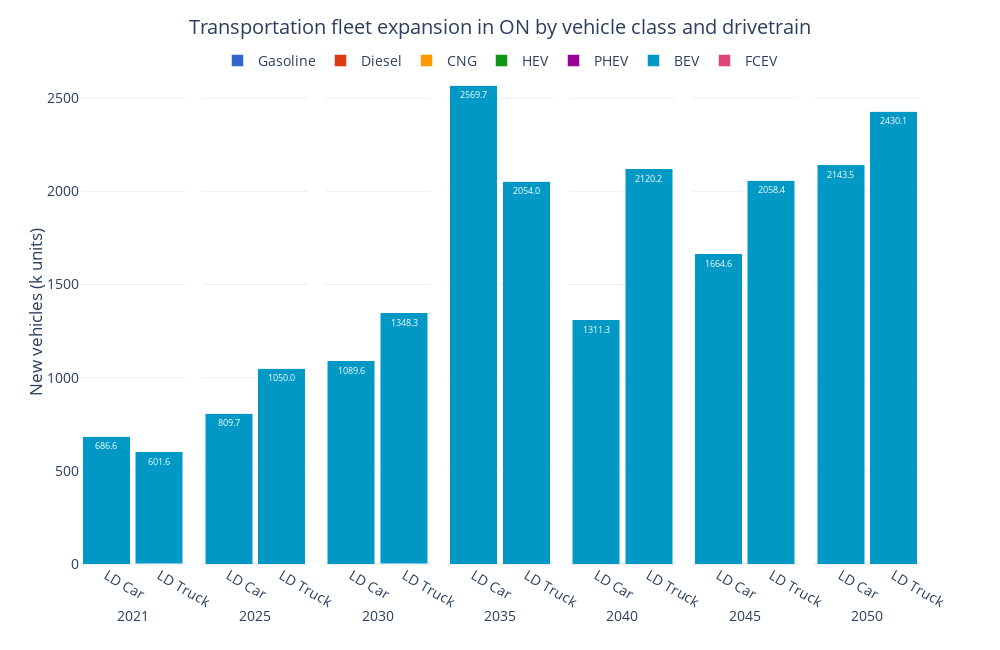

The notebook cell this image was saved under:
### Code cell
ref_fig = ref_trnnewcap[ref_trnnewcap['Vehicle Class'].isin(['LD Car', 'LD Truck'])][['Period', 'Vehicle Class', 'New Capacity', 'Carrier']].groupby(['Period', 'Vehicle Class', 'Carrier'], as_index=False).sum()
ref_fig['New Capacity (M units)'] = ref_fig['New Capacity']/1E3

ref_fig['Carrier'] = pd.Categorical(ref_fig['Carrier'], categories=drivetrain_order, ordered=True)
ref_fig = ref_fig.sort_values(['Carrier', 'Period'])

fig = px.bar(ref_fig, 
             x='Vehicle Class', 
             y='New Capacity', 
             color='Carrier', 
             barmode='stack', 
             facet_col='Period',
             facet_col_spacing=2E-2,
             template='plotly_white',
             color_discrete_sequence=px.colors.qualitative.G10[:7] + px.colors.qualitative.G10[8:],
             text_auto='.1f',
             width=1000, height=650,
             )

fig.update_layout(title=dict(
        text='Transportation fleet expansion in ON by vehicle class and drivetrain',
        x=0.5, 
        y=0.97,
        xanchor='center',
        yanchor='top'
    ),
    xaxis=dict(title='Period'),
    yaxis=dict(title='New vehicles (k units)',
               dtick=500),
    yaxis_title_standoff=0,
    legend_title_text='',
    bargap=0.1,
    legend=dict(
        orientation='h',  
        yanchor='top',
        y=1.03,  
        xanchor='center',
        x=0.5),
    font=dict(
        # family="Open Sans",
        size=14)
    )

for annotation in fig.layout.annotations:
    annotation.text = annotation.text.split('=')[1]
    annotation.y = -0.08  
    annotation.yanchor = 'top' 

for axis in fig.layout:
    if axis.startswith('xaxis'):
        fig.layout[axis].title.text = ''

fig.for_each_trace(lambda trace: trace.update(textfont=dict(size=9)))

fig.show()

### Figure 1 — Plotly figure (JSON) as saved in the notebook; plotly's stock layout.template omitted (floating-point values rounded to 4 significant figures)
{"data": [{"hovertemplate": "Carrier=Gasoline<br>Period=2021<br>Vehicle Class=%{x}<br>New Capacity=%{y}<extra></extra>", "legendgroup": "Gasoline", "marker": {"color": "#3366CC", "pattern": {"shape": ""}}, "name": "Gasoline", "orientation": "v", "showlegend": true, "textfont": {"size": 9}, "textposition": "auto", "texttemplate": "%{y:.1f}", "type": "bar", "x": ["LD Car", "LD Truck"], "xaxis": "x", "y": [0.001628, 0.004422], "yaxis": "y"}, {"hovertemplate": "Carrier=Gasoline<br>Period=2025<br>Vehicle Class=%{x}<br>New Capacity=%{y}<extra></extra>", "legendgroup": "Gasoline", "marker": {"color": "#3366CC", "pattern": {"shape": ""}}, "name": "Gasoline", "orientation": "v", "showlegend": false, "textfont": {"size": 9}, "textposition": "auto", "texttemplate": "%{y:.1f}", "type": "bar", "x": ["LD Car", "LD Truck"], "xaxis": "x2", "y": [0.001411, 0.003318], "yaxis": "y2"}, {"hovertemplate": "Carrier=Gasoline<br>Period=2030<br>Vehicle Class=%{x}<br>New Capacity=%{y}<extra></extra>", "legendgroup": "Gasoline", "marker": {"color": "#3366CC", "pattern": {"shape": ""}}, "name": "Gasoline", "orientation": "v", "showlegend": false, "textfont": {"size": 9}, "textposition": "auto", "texttemplate": "%{y:.1f}", "type": "bar", "x": ["LD Car", "LD Truck"], "xaxis": "x3", "y": [0.001322, 0.003469], "yaxis": "y3"}, {"hovertemplate": "Carrier=Gasoline<br>Period=2035<br>Vehicle Class=%{x}<br>New Capacity=%{y}<extra></extra>", "legendgroup": "Gasoline", "marker": {"color": "#3366CC", "pattern": {"shape": ""}}, "name": "Gasoline", "orientation": "v", "showlegend": false, "textfont": {"size": 9}, "textposition": "auto", "texttemplate": "%{y:.1f}", "type": "bar", "x": ["LD Car", "LD Truck"], "xaxis": "x4", "y": [0.001106, 0.00288], "yaxis": "y4"}, {"hovertemplate": "Carrier=Gasoline<br>Period=2040<br>Vehicle Class=%{x}<br>New Capacity=%{y}<extra></extra>", "legendgroup": "Gasoline", "marker": {"color": "#3366CC", "pattern": {"shape": ""}}, "name": "Gasoline", "orientation": "v", "showlegend": false, "textfont": {"size": 9}, "textposition": "auto", "texttemplate": "%{y:.1f}", "type": "bar", "x": ["LD Car", "LD Truck"], "xaxis": "x5", "y": [0.00117, 0.002598], "yaxis": "y5"}, {"hovertemplate": "Carrier=Gasoline<br>Period=2045<br>Vehicle Class=%{x}<br>New Capacity=%{y}<extra></extra>", "legendgroup": "Gasoline", "marker": {"color": "#3366CC", "pattern": {"shape": ""}}, "name": "Gasoline", "orientation": "v", "showlegend": false, "textfont": {"size": 9}, "textposition": "auto", "texttemplate": "%{y:.1f}", "type": "bar", "x": ["LD Car", "LD Truck"], "xaxis": "x6", "y": [0.001264, 0.003146], "yaxis": "y6"}, {"hovertemplate": "Carrier=Gasoline<br>Period=2050<br>Vehicle Class=%{x}<br>New Capacity=%{y}<extra></extra>", "legendgroup": "Gasoline", "marker": {"color": "#3366CC", "pattern": {"shape": ""}}, "name": "Gasoline", "orientation": "v", "showlegend": false, "textfont": {"size": 9}, "textposition": "auto", "texttemplate": "%{y:.1f}", "type": "bar", "x": ["LD Car", "LD Truck"], "xaxis": "x7", "y": [0.001303, 0.002734], "yaxis": "y7"}, {"hovertemplate": "Carrier=Diesel<br>Period=2021<br>Vehicle Class=%{x}<br>New Capacity=%{y}<extra></extra>", "legendgroup": "Diesel", "marker": {"color": "#DC3912", "pattern": {"shape": ""}}, "name": "Diesel", "orientation": "v", "showlegend": true, "textfont": {"size": 9}, "textposition": "auto", "texttemplate": "%{y:.1f}", "type": "bar", "x": ["LD Car", "LD Truck"], "xaxis": "x", "y": [0.001633, 0.006313], "yaxis": "y"}, {"hovertemplate": "Carrier=Diesel<br>Period=2025<br>Vehicle Class=%{x}<br>New Capacity=%{y}<extra></extra>", "legendgroup": "Diesel", "marker": {"color": "#DC3912", "pattern": {"shape": ""}}, "name": "Diesel", "orientation": "v", "showlegend": false, "textfont": {"size": 9}, "textposition": "auto", "texttemplate": "%{y:.1f}", "type": "bar", "x": ["LD Car", "LD Truck"], "xaxis": "x2", "y": [0.001266, 0.004265], "yaxis": "y2"}, {"hovertemplate": "Carrier=Diesel<br>Period=2030<br>Vehicle Class=%{x}<br>New Capacity=%{y}<extra></extra>", "legendgroup": "Diesel", "marker": {"color": "#DC3912", "pattern": {"shape": ""}}, "name": "Diesel", "orientation": "v", "showlegend": false, "textfont": {"size": 9}, "textposition": "auto", "texttemplate": "%{y:.1f}", "type": "bar", "x": ["LD Car", "LD Truck"], "xaxis": "x3", "y": [0.001257, 0.004479], "yaxis": "y3"}, {"hovertemplate": "Carrier=Diesel<br>Period=2035<br>Vehicle Class=%{x}<br>New Capacity=%{y}<extra></extra>", "legendgroup": "Diesel", "marker": {"color": "#DC3912", "pattern": {"shape": ""}}, "name": "Diesel", "orientation": "v", "showlegend": false, "textfont": {"size": 9}, "textposition": "auto", "texttemplate": "%{y:.1f}", "type": "bar", "x": ["LD Car", "LD Truck"], "xaxis": "x4", "y": [0.001106, 0.003939], "yaxis": "y4"}, {"hovertemplate": "Carrier=Diesel<br>Period=2040<br>Vehicle Class=%{x}<br>New Capacity=%{y}<extra></extra>", "legendgroup": "Diesel", "marker": {"color": "#DC3912", "pattern": {"shape": ""}}, "name": "Diesel", "orientation": "v", "showlegend": false, "textfont": {"size": 9}, "textposition": "auto", "texttemplate": "%{y:.1f}", "type": "bar", "x": ["LD Car", "LD Truck"], "xaxis": "x5", "y": [0.001148, 0.003287], "yaxis": "y5"}, {"hovertemplate": "Carrier=Diesel<br>Period=2045<br>Vehicle Class=%{x}<br>New Capacity=%{y}<extra></extra>", "legendgroup": "Diesel", "marker": {"color": "#DC3912", "pattern": {"shape": ""}}, "name": "Diesel", "orientation": "v", "showlegend": false, "textfont": {"size": 9}, "textposition": "auto", "texttemplate": "%{y:.1f}", "type": "bar", "x": ["LD Car", "LD Truck"], "xaxis": "x6", "y": [0.001149, 0.003699], "yaxis": "y6"}, {"hovertemplate": "Carrier=Diesel<br>Period=2050<br>Vehicle Class=%{x}<br>New Capacity=%{y}<extra></extra>", "legendgroup": "Diesel", "marker": {"color": "#DC3912", "pattern": {"shape": ""}}, "name": "Diesel", "orientation": "v", "showlegend": false, "textfont": {"size": 9}, "textposition": "auto", "texttemplate": "%{y:.1f}", "type": "bar", "x": ["LD Car", "LD Truck"], "xaxis": "x7", "y": [0.001228, 0.003018], "yaxis": "y7"}, {"hovertemplate": "Carrier=CNG<br>Period=2021<br>Vehicle Class=%{x}<br>New Capacity=%{y}<extra></extra>", "legendgroup": "CNG", "marker": {"color": "#FF9900", "pattern": {"shape": ""}}, "name": "CNG", "orientation": "v", "showlegend": true, "textfont": {"size": 9}, "textposition": "auto", "texttemplate": "%{y:.1f}", "type": "bar", "x": ["LD Car", "LD Truck"], "xaxis": "x", "y": [0.0014, 0.005008], "yaxis": "y"}, {"hovertemplate": "Carrier=CNG<br>Period=2025<br>Vehicle Class=%{x}<br>New Capacity=%{y}<extra></extra>", "legendgroup": "CNG", "marker": {"color": "#FF9900", "pattern": {"shape": ""}}, "name": "CNG", "orientation": "v", "showlegend": false, "textfont": {"size": 9}, "textposition": "auto", "texttemplate": "%{y:.1f}", "type": "bar", "x": ["LD Car", "LD Truck"], "xaxis": "x2", "y": [0.00113, 0.003954], "yaxis": "y2"}, {"hovertemplate": "Carrier=CNG<br>Period=2030<br>Vehicle Class=%{x}<br>New Capacity=%{y}<extra></extra>", "legendgroup": "CNG", "marker": {"color": "#FF9900", "pattern": {"shape": ""}}, "name": "CNG", "orientation": "v", "showlegend": false, "textfont": {"size": 9}, "textposition": "auto", "texttemplate": "%{y:.1f}", "type": "bar", "x": ["LD Car", "LD Truck"], "xaxis": "x3", "y": [0.001203, 0.004484], "yaxis": "y3"}, {"hovertemplate": "Carrier=CNG<br>Period=2035<br>Vehicle Class=%{x}<br>New Capacity=%{y}<extra></extra>", "legendgroup": "CNG", "marker": {"color": "#FF9900", "pattern": {"shape": ""}}, "name": "CNG", "orientation": "v", "showlegend": false, "textfont": {"size": 9}, "textposition": "auto", "texttemplate": "%{y:.1f}", "type": "bar", "x": ["LD Car", "LD Truck"], "xaxis": "x4", "y": [0.001105, 0.004148], "yaxis": "y4"}, {"hovertemplate": "Carrier=CNG<br>Period=2040<br>Vehicle Class=%{x}<br>New Capacity=%{y}<extra></extra>", "legendgroup": "CNG", "marker": {"color": "#FF9900", "pattern": {"shape": ""}}, "name": "CNG", "orientation": "v", "showlegend": false, "textfont": {"size": 9}, "textposition": "auto", "texttemplate": "%{y:.1f}", "type": "bar", "x": ["LD Car", "LD Truck"], "xaxis": "x5", "y": [0.001176, 0.00358], "yaxis": "y5"}, {"hovertemplate": "Carrier=CNG<br>Period=2045<br>Vehicle Class=%{x}<br>New Capacity=%{y}<extra></extra>", "legendgroup": "CNG", "marker": {"color": "#FF9900", "pattern": {"shape": ""}}, "name": "CNG", "orientation": "v", "showlegend": false, "textfont": {"size": 9}, "textposition": "auto", "texttemplate": "%{y:.1f}", "type": "bar", "x": ["LD Car", "LD Truck"], "xaxis": "x6", "y": [0.001157, 0.003967], "yaxis": "y6"}, {"hovertemplate": "Carrier=CNG<br>Period=2050<br>Vehicle Class=%{x}<br>New Capacity=%{y}<extra></extra>", "legendgroup": "CNG", "marker": {"color": "#FF9900", "pattern": {"shape": ""}}, "name": "CNG", "orientation": "v", "showlegend": false, "textfont": {"size": 9}, "textposition": "auto", "texttemplate": "%{y:.1f}", "type": "bar", "x": ["LD Car", "LD Truck"], "xaxis": "x7", "y": [0.001274, 0.00342], "yaxis": "y7"}, {"hovertemplate": "Carrier=HEV<br>Period=2021<br>Vehicle Class=%{x}<br>New Capacity=%{y}<extra></extra>", "legendgroup": "HEV", "marker": {"color": "#109618", "pattern": {"shape": ""}}, "name": "HEV", "orientation": "v", "showlegend": true, "textfont": {"size": 9}, "textposition": "auto", "texttemplate": "%{y:.1f}", "type": "bar", "x": ["LD Car", "LD Truck"], "xaxis": "x", "y": [0.003093, 0.01014], "yaxis": "y"}, {"hovertemplate": "Carrier=HEV<br>Period=2025<br>Vehicle Class=%{x}<br>New Capacity=%{y}<extra></extra>", "legendgroup": "HEV", "marker": {"color": "#109618", "pattern": {"shape": ""}}, "name": "HEV", "orientation": "v", "showlegend": false, "textfont": {"size": 9}, "textposition": "auto", "texttemplate": "%{y:.1f}", "type": "bar", "x": ["LD Car", "LD Truck"], "xaxis": "x2", "y": [0.002337, 0.005581], "yaxis": "y2"}, {"hovertemplate": "Carrier=HEV<br>Period=2030<br>Vehicle Class=%{x}<br>New Capacity=%{y}<extra></extra>", "legendgroup": "HEV", "marker": {"color": "#109618", "pattern": {"shape": ""}}, "name": "HEV", "orientation": "v", "showlegend": false, "textfont": {"size": 9}, "textposition": "auto", "texttemplate": "%{y:.1f}", "type": "bar", "x": ["LD Car", "LD Truck"], "xaxis": "x3", "y": [0.002199, 0.006104], "yaxis": "y3"}, {"hovertemplate": "Carrier=HEV<br>Period=2035<br>Vehicle Class=%{x}<br>New Capacity=%{y}<extra></extra>", "legendgroup": "HEV", "marker": {"color": "#109618", "pattern": {"shape": ""}}, "name": "HEV", "orientation": "v", "showlegend": false, "textfont": {"size": 9}, "textposition": "auto", "texttemplate": "%{y:.1f}", "type": "bar", "x": ["LD Car", "LD Truck"], "xaxis": "x4", "y": [0.00188, 0.005055], "yaxis": "y4"}, {"hovertemplate": "Carrier=HEV<br>Period=2040<br>Vehicle Class=%{x}<br>New Capacity=%{y}<extra></extra>", "legendgroup": "HEV", "marker": {"color": "#109618", "pattern": {"shape": ""}}, "name": "HEV", "orientation": "v", "showlegend": false, "textfont": {"size": 9}, "textposition": "auto", "texttemplate": "%{y:.1f}", "type": "bar", "x": ["LD Car", "LD Truck"], "xaxis": "x5", "y": [0.00196, 0.004665], "yaxis": "y5"}, {"hovertemplate": "Carrier=HEV<br>Period=2045<br>Vehicle Class=%{x}<br>New Capacity=%{y}<extra></extra>", "legendgroup": "HEV", "marker": {"color": "#109618", "pattern": {"shape": ""}}, "name": "HEV", "orientation": "v", "showlegend": false, "textfont": {"size": 9}, "textposition": "auto", "texttemplate": "%{y:.1f}", "type": "bar", "x": ["LD Car", "LD Truck"], "xaxis": "x6", "y": [0.002257, 0.006278], "yaxis": "y6"}, {"hovertemplate": "Carrier=HEV<br>Period=2050<br>Vehicle Class=%{x}<br>New Capacity=%{y}<extra></extra>", "legendgroup": "HEV", "marker": {"color": "#109618", "pattern": {"shape": ""}}, "name": "HEV", "orientation": "v", "showlegend": false, "textfont": {"size": 9}, "textposition": "auto", "texttemplate": "%{y:.1f}", "type": "bar", "x": ["LD Car", "LD Truck"], "xaxis": "x7", "y": [0.002356, 0.005445], "yaxis": "y7"}, {"hovertemplate": "Carrier=PHEV<br>Period=2021<br>Vehicle Class=%{x}<br>New Capacity=%{y}<extra></extra>", "legendgroup": "PHEV", "marker": {"color": "#990099", "pattern": {"shape": ""}}, "name": "PHEV", "orientation": "v", "showlegend": true, "textfont": {"size": 9}, "textposition": "auto", "texttemplate": "%{y:.1f}", "type": "bar", "x": ["LD Car", "LD Truck"], "xaxis": "x", "y": [0.00365, 0.007697], "yaxis": "y"}, {"hovertemplate": "Carrier=PHEV<br>Period=2025<br>Vehicle Class=%{x}<br>New Capacity=%{y}<extra></extra>", "legendgroup": "PHEV", "marker": {"color": "#990099", "pattern": {"shape": ""}}, "name": "PHEV", "orientation": "v", "showlegend": false, "textfont": {"size": 9}, "textposition": "auto", "texttemplate": "%{y:.1f}", "type": "bar", "x": ["LD Car", "LD Truck"], "xaxis": "x2", "y": [0.003536, 0.007081], "yaxis": "y2"}, {"hovertemplate": "Carrier=PHEV<br>Period=2030<br>Vehicle Class=%{x}<br>New Capacity=%{y}<extra></extra>", "legendgroup": "PHEV", "marker": {"color": "#990099", "pattern": {"shape": ""}}, "name": "PHEV", "orientation": "v", "showlegend": false, "textfont": {"size": 9}, "textposition": "auto", "texttemplate": "%{y:.1f}", "type": "bar", "x": ["LD Car", "LD Truck"], "xaxis": "x3", "y": [0.004081, 0.008573], "yaxis": "y3"}, {"hovertemplate": "Carrier=PHEV<br>Period=2035<br>Vehicle Class=%{x}<br>New Capacity=%{y}<extra></extra>", "legendgroup": "PHEV", "marker": {"color": "#990099", "pattern": {"shape": ""}}, "name": "PHEV", "orientation": "v", "showlegend": false, "textfont": {"size": 9}, "textposition": "auto", "texttemplate": "%{y:.1f}", "type": "bar", "x": ["LD Car", "LD Truck"], "xaxis": "x4", "y": [0.004058, 0.008799], "yaxis": "y4"}, {"hovertemplate": "Carrier=PHEV<br>Period=2040<br>Vehicle Class=%{x}<br>New Capacity=%{y}<extra></extra>", "legendgroup": "PHEV", "marker": {"color": "#990099", "pattern": {"shape": ""}}, "name": "PHEV", "orientation": "v", "showlegend": false, "textfont": {"size": 9}, "textposition": "auto", "texttemplate": "%{y:.1f}", "type": "bar", "x": ["LD Car", "LD Truck"], "xaxis": "x5", "y": [0.004506, 0.008919], "yaxis": "y5"}, {"hovertemplate": "Carrier=PHEV<br>Period=2045<br>Vehicle Class=%{x}<br>New Capacity=%{y}<extra></extra>", "legendgroup": "PHEV", "marker": {"color": "#990099", "pattern": {"shape": ""}}, "name": "PHEV", "orientation": "v", "showlegend": false, "textfont": {"size": 9}, "textposition": "auto", "texttemplate": "%{y:.1f}", "type": "bar", "x": ["LD Car", "LD Truck"], "xaxis": "x6", "y": [0.00445, 0.00956], "yaxis": "y6"}, {"hovertemplate": "Carrier=PHEV<br>Period=2050<br>Vehicle Class=%{x}<br>New Capacity=%{y}<extra></extra>", "legendgroup": "PHEV", "marker": {"color": "#990099", "pattern": {"shape": ""}}, "name": "PHEV", "orientation": "v", "showlegend": false, "textfont": {"size": 9}, "textposition": "auto", "texttemplate": "%{y:.1f}", "type": "bar", "x": ["LD Car", "LD Truck"], "xaxis": "x7", "y": [0.004859, 0.009295], "yaxis": "y7"}, {"hovertemplate": "Carrier=BEV<br>Period=2021<br>Vehicle Class=%{x}<br>New Capacity=%{y}<extra></extra>", "legendgroup": "BEV", "marker": {"color": "#0099C6", "pattern": {"shape": ""}}, "name": "BEV", "orientation": "v", "showlegend": true, "textfont": {"size": 9}, "textposition": "auto", "texttemplate": "%{y:.1f}", "type": "bar", "x": ["LD Car", "LD Truck"], "xaxis": "x", "y": [686.6, 601.6], "yaxis": "y"}, {"hovertemplate": "Carrier=BEV<br>Period=2025<br>Vehicle Class=%{x}<br>New Capacity=%{y}<extra></extra>", "legendgroup": "BEV", "marker": {"color": "#0099C6", "pattern": {"shape": ""}}, "name": "BEV", "orientation": "v", "showlegend": false, "textfont": {"size": 9}, "textposition": "auto", "texttemplate": "%{y:.1f}", "type": "bar", "x": ["LD Car", "LD Truck"], "xaxis": "x2", "y": [809.7, 1050.0], "yaxis": "y2"}, {"hovertemplate": "Carrier=BEV<br>Period=2030<br>Vehicle Class=%{x}<br>New Capacity=%{y}<extra></extra>", "legendgroup": "BEV", "marker": {"color": "#0099C6", "pattern": {"shape": ""}}, "name": "BEV", "orientation": "v", "showlegend": false, "textfont": {"size": 9}, "textposition": "auto", "texttemplate": "%{y:.1f}", "type": "bar", "x": ["LD Car", "LD Truck"], "xaxis": "x3", "y": [1090.0, 1348.0], "yaxis": "y3"}, {"hovertemplate": "Carrier=BEV<br>Period=2035<br>Vehicle Class=%{x}<br>New Capacity=%{y}<extra></extra>", "legendgroup": "BEV", "marker": {"color": "#0099C6", "pattern": {"shape": ""}}, "name": "BEV", "orientation": "v", "showlegend": false, "textfont": {"size": 9}, "textposition": "auto", "texttemplate": "%{y:.1f}", "type": "bar", "x": ["LD Car", "LD Truck"], "xaxis": "x4", "y": [2570.0, 2054.0], "yaxis": "y4"}, {"hovertemplate": "Carrier=BEV<br>Period=2040<br>Vehicle Class=%{x}<br>New Capacity=%{y}<extra></extra>", "legendgroup": "BEV", "marker": {"color": "#0099C6", "pattern": {"shape": ""}}, "name": "BEV", "orientation": "v", "showlegend": false, "textfont": {"size": 9}, "textposition": "auto", "texttemplate": "%{y:.1f}", "type": "bar", "x": ["LD Car", "LD Truck"], "xaxis": "x5", "y": [1311.0, 2120.0], "yaxis": "y5"}, {"hovertemplate": "Carrier=BEV<br>Period=2045<br>Vehicle Class=%{x}<br>New Capacity=%{y}<extra></extra>", "legendgroup": "BEV", "marker": {"color": "#0099C6", "pattern": {"shape": ""}}, "name": "BEV", "orientation": "v", "showlegend": false, "textfont": {"size": 9}, "textposition": "auto", "texttemplate": "%{y:.1f}", "type": "bar", "x": ["LD Car", "LD Truck"], "xaxis": "x6", "y": [1665.0, 2058.0], "yaxis": "y6"}, {"hovertemplate": "Carrier=BEV<br>Period=2050<br>Vehicle Class=%{x}<br>New Capacity=%{y}<extra></extra>", "legendgroup": "BEV", "marker": {"color": "#0099C6", "pattern": {"shape": ""}}, "name": "BEV", "orientation": "v", "showlegend": false, "textfont": {"size": 9}, "textposition": "auto", "texttemplate": "%{y:.1f}", "type": "bar", "x": ["LD Car", "LD Truck"], "xaxis": "x7", "y": [2144.0, 2430.0], "yaxis": "y7"}, {"hovertemplate": "Carrier=FCEV<br>Period=2021<br>Vehicle Class=%{x}<br>New Capacity=%{y}<extra></extra>", "legendgroup": "FCEV", "marker": {"color": "#DD4477", "pattern": {"shape": ""}}, "name": "FCEV", "orientation": "v", "showlegend": true, "textfont": {"size": 9}, "textposition": "auto", "texttemplate": "%{y:.1f}", "type": "bar", "x": ["LD Car", "LD Truck"], "xaxis": "x", "y": [0.001145, 0.002204], "yaxis": "y"}, {"hovertemplate": "Carrier=FCEV<br>Period=2025<br>Vehicle Class=%{x}<br>New Capacity=%{y}<extra></extra>", "legendgroup": "FCEV", "marker": {"color": "#DD4477", "pattern": {"shape": ""}}, "name": "FCEV", "orientation": "v", "showlegend": false, "textfont": {"size": 9}, "textposition": "auto", "texttemplate": "%{y:.1f}", "type": "bar", "x": ["LD Car", "LD Truck"], "xaxis": "x2", "y": [0.00111, 0.002203], "yaxis": "y2"}, {"hovertemplate": "Carrier=FCEV<br>Period=2030<br>Vehicle Class=%{x}<br>New Capacity=%{y}<extra></extra>", "legendgroup": "FCEV", "marker": {"color": "#DD4477", "pattern": {"shape": ""}}, "name": "FCEV", "orientation": "v", "showlegend": false, "textfont": {"size": 9}, "textposition": "auto", "texttemplate": "%{y:.1f}", "type": "bar", "x": ["LD Car", "LD Truck"], "xaxis": "x3", "y": [0.001781, 0.003533], "yaxis": "y3"}, {"hovertemplate": "Carrier=FCEV<br>Period=2035<br>Vehicle Class=%{x}<br>New Capacity=%{y}<extra></extra>", "legendgroup": "FCEV", "marker": {"color": "#DD4477", "pattern": {"shape": ""}}, "name": "FCEV", "orientation": "v", "showlegend": false, "textfont": {"size": 9}, "textposition": "auto", "texttemplate": "%{y:.1f}", "type": "bar", "x": ["LD Car", "LD Truck"], "xaxis": "x4", "y": [0.001831, 0.003657], "yaxis": "y4"}, {"hovertemplate": "Carrier=FCEV<br>Period=2040<br>Vehicle Class=%{x}<br>New Capacity=%{y}<extra></extra>", "legendgroup": "FCEV", "marker": {"color": "#DD4477", "pattern": {"shape": ""}}, "name": "FCEV", "orientation": "v", "showlegend": false, "textfont": {"size": 9}, "textposition": "auto", "texttemplate": "%{y:.1f}", "type": "bar", "x": ["LD Car", "LD Truck"], "xaxis": "x5", "y": [0.002017, 0.003562], "yaxis": "y5"}, {"hovertemplate": "Carrier=FCEV<br>Period=2045<br>Vehicle Class=%{x}<br>New Capacity=%{y}<extra></extra>", "legendgroup": "FCEV", "marker": {"color": "#DD4477", "pattern": {"shape": ""}}, "name": "FCEV", "orientation": "v", "showlegend": false, "textfont": {"size": 9}, "textposition": "auto", "texttemplate": "%{y:.1f}", "type": "bar", "x": ["LD Car", "LD Truck"], "xaxis": "x6", "y": [0.002403, 0.004614], "yaxis": "y6"}, {"hovertemplate": "Carrier=FCEV<br>Period=2050<br>Vehicle Class=%{x}<br>New Capacity=%{y}<extra></extra>", "legendgroup": "FCEV", "marker": {"color": "#DD4477", "pattern": {"shape": ""}}, "name": "FCEV", "orientation": "v", "showlegend": false, "textfont": {"size": 9}, "textposition": "auto", "texttemplate": "%{y:.1f}", "type": "bar", "x": ["LD Car", "LD Truck"], "xaxis": "x7", "y": [0.002825, 0.005179], "yaxis": "y7"}], "layout": {"annotations": [{"font": {}, "showarrow": false, "text": "2021", "x": 0.06286, "xanchor": "center", "xref": "paper", "y": -0.08, "yanchor": "top", "yref": "paper"}, {"font": {}, "showarrow": false, "text": "2025", "x": 0.2086, "xanchor": "center", "xref": "paper", "y": -0.08, "yanchor": "top", "yref": "paper"}, {"font": {}, "showarrow": false, "text": "2030", "x": 0.3543, "xanchor": "center", "xref": "paper", "y": -0.08, "yanchor": "top", "yref": "paper"}, {"font": {}, "showarrow": false, "text": "2035", "x": 0.5, "xanchor": "center", "xref": "paper", "y": -0.08, "yanchor": "top", "yref": "paper"}, {"font": {}, "showarrow": false, "text": "2040", "x": 0.6457, "xanchor": "center", "xref": "paper", "y": -0.08, "yanchor": "top", "yref": "paper"}, {"font": {}, "showarrow": false, "text": "2045", "x": 0.7914, "xanchor": "center", "xref": "paper", "y": -0.08, "yanchor": "top", "yref": "paper"}, {"font": {}, "showarrow": false, "text": "2050", "x": 0.9371, "xanchor": "center", "xref": "paper", "y": -0.08, "yanchor": "top", "yref": "paper"}], "bargap": 0.1, "barmode": "stack", "font": {"size": 14}, "height": 650, "legend": {"orientation": "h", "title": {"text": ""}, "tracegroupgap": 0, "x": 0.5, "xanchor": "center", "y": 1.03, "yanchor": "top"}, "margin": {"t": 60}, "title": {"text": "Transportation fleet expansion in ON by vehicle class and drivetrain", "x": 0.5, "xanchor": "center", "y": 0.97, "yanchor": "top"}, "width": 1000, "xaxis": {"anchor": "y", "domain": [0, 0.1257], "title": {"text": ""}}, "xaxis2": {"anchor": "y2", "domain": [0.1457, 0.2714], "matches": "x", "title": {"text": ""}}, "xaxis3": {"anchor": "y3", "domain": [0.2914, 0.4171], "matches": "x", "title": {"text": ""}}, "xaxis4": {"anchor": "y4", "domain": [0.4371, 0.5629], "matches": "x", "title": {"text": ""}}, "xaxis5": {"anchor": "y5", "domain": [0.5829, 0.7086], "matches": "x", "title": {"text": ""}}, "xaxis6": {"anchor": "y6", "domain": [0.7286, 0.8543], "matches": "x", "title": {"text": ""}}, "xaxis7": {"anchor": "y7", "domain": [0.8743, 1.0], "matches": "x", "title": {"text": ""}}, "yaxis": {"anchor": "x", "domain": [0, 1], "dtick": 500, "title": {"standoff": 0, "text": "New vehicles (k units)"}}, "yaxis2": {"anchor": "x2", "domain": [0, 1], "matches": "y", "showticklabels": false}, "yaxis3": {"anchor": "x3", "domain": [0, 1], "matches": "y", "showticklabels": false}, "yaxis4": {"anchor": "x4", "domain": [0, 1], "matches": "y", "showticklabels": false}, "yaxis5": {"anchor": "x5", "domain": [0, 1], "matches": "y", "showticklabels": false}, "yaxis6": {"anchor": "x6", "domain": [0, 1], "matches": "y", "showticklabels": false}, "yaxis7": {"anchor": "x7", "domain": [0, 1], "matches": "y", "showticklabels": false}}}
